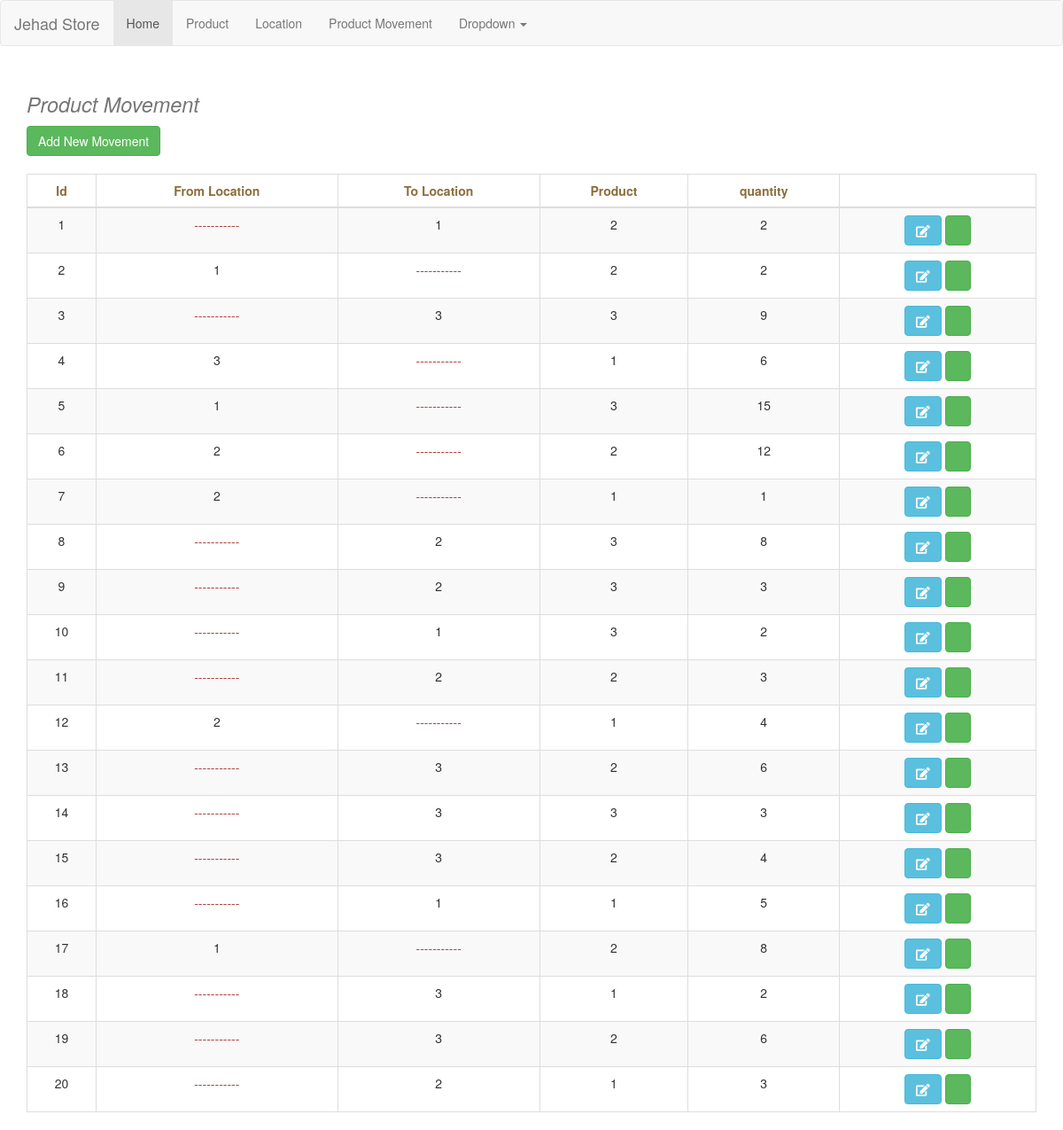
Screenshot of /ProductMovement with the database file from the repository.
### models.py (models this page shows)
class ProductMovement(db.Model):
    id = db.Column(db.Integer ,primary_key=True)
    fromLocation = db.Column(db.Integer)
    toLocation = db.Column(db.Integer)
    productId = db.Column(db.Integer , nullable=False)
    quantity = db.Column(db.Integer)

### app.py (the view)
@app.route('/ProductMovement')
def ProductMovement():
    entries=models.ProductMovement.query.all()
    return render_template('ProductMovement.html',entries=entries)

### templates/ProductMovement.html (shortened to what this page needs)
{% extends 'layout.html' %}
{% block body %}
<div class="container mt-3">
<h1><small><i>Product Movement</i></small></h1>
<a class="btn btn-success" href="/AddMovement">Add New Movement</a>
<br><br>
<div class="w-25 p-3">
<table class="table table-striped table-bordered text-center table-hover">
    <thead>
      <tr>
        <th scope="col" class="text-center text-warning">Id</th>
        <th scope="col" class="text-center text-warning">From Location</th>
        <th scope="col" class="text-center text-warning">To Location</th>
        <th scope="col" class="text-center text-warning">Product</th>
        <th scope="col" class="text-center text-warning">quantity</th>
        <th scope="col" class="text-center text-warning"></th>
      </tr>
    </thead>
    <tbody>
        {% for item in entries %}
        <tr>
            <td>{{item.id}}</td>
            {% if item.fromLocation ==0 %}
            <td class="text-danger">-----------</td>
            {% else %}
            <td>{{item.fromLocation}}</td>
            {% endif %}
            {% if item.toLocation ==0 %}
            <td class="text-danger">-----------</td>
            {% else %}
            <td>{{item.toLocation}}</td>
            {% endif %}
            <td>{{item.productId}}</td>
            <td>{{item.quantity}}</td>
            <td>
                <a href="/editProductMovement/{{item.id}}" class="btn btn-info" title="Edit Location"><i class="fas fa-edit"></i></a>
                <a href="/viewProductMovement/{{item.id}}" class="btn btn-success" title="View Location"><i class="fal fa-eye"></i></a>
            </td>
          </tr>
        {% endfor %}
    </tbody>
</table>
</div>
</div>
{% endblock %}

### templates/layout.html (shortened to what this page needs)
<!DOCTYPE html>
<html>
    <head>
        <link rel="stylesheet" href="https://maxcdn.bootstrapcdn.com/bootstrap/3.4.1/css/bootstrap.min.css">
     <link rel="stylesheet" href="https://pro.fontawesome.com/releases/v5.10.0/css/all.css"/>
    </head>
    <body class="bg-light">
            {% include 'includes/_navbar.html' %}
        {% block body %}{% endblock %}
    </body>
</html>

### templates/includes/_navbar.html (shortened to what this page needs)
<nav class="navbar navbar-default">
    <div class="container-fluid">
      <div class="navbar-header">
        <a class="navbar-brand" href="#">Jehad Store</a>
      </div>
      <ul class="nav navbar-nav">
        <li class="active"><a href="/">Home</a></li>
        <li><a href="/Product">Product</a></li>
        <li><a href="/Location">Location</a></li>
        <li><a href="/ProductMovement">Product Movement</a></li>
        <li class="dropdown">
          <a href="#" class="dropdown-toggle" data-toggle="dropdown" role="button" aria-haspopup="true" aria-expanded="false">Dropdown <span class="caret"></span></a>
        </li>
      </ul>
    </div>
  </nav>

### rows the page displays
ProductMovement: id "1", toLocation "1", productId "2", quantity "2"
ProductMovement: id "2", fromLocation "1", productId "2", quantity "2"
ProductMovement: id "3", toLocation "3", productId "3", quantity "9"
ProductMovement: id "4", fromLocation "3", productId "1", quantity "6"
ProductMovement: id "5", fromLocation "1", productId "3", quantity "15"
ProductMovement: id "6", fromLocation "2", productId "2", quantity "12"
ProductMovement: id "7", fromLocation "2", productId "1", quantity "1"
ProductMovement: id "8", toLocation "2", productId "3", quantity "8"
ProductMovement: id "9", toLocation "2", productId "3", quantity "3"
ProductMovement: id "10", toLocation "1", productId "3", quantity "2"
ProductMovement: id "11", toLocation "2", productId "2", quantity "3"
ProductMovement: id "12", fromLocation "2", productId "1", quantity "4"
ProductMovement: id "13", toLocation "3", productId "2", quantity "6"
ProductMovement: id "14", toLocation "3", productId "3", quantity "3"
ProductMovement: id "15", toLocation "3", productId "2", quantity "4"
ProductMovement: id "16", toLocation "1", productId "1", quantity "5"
ProductMovement: id "17", fromLocation "1", productId "2", quantity "8"
ProductMovement: id "18", toLocation "3", productId "1", quantity "2"
ProductMovement: id "19", toLocation "3", productId "2", quantity "6"
ProductMovement: id "20", toLocation "2", productId "1", quantity "3"
